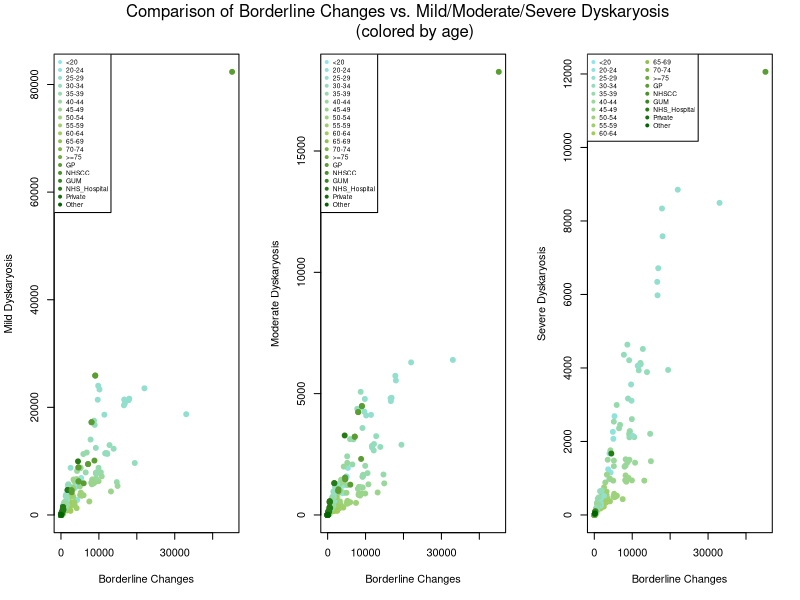
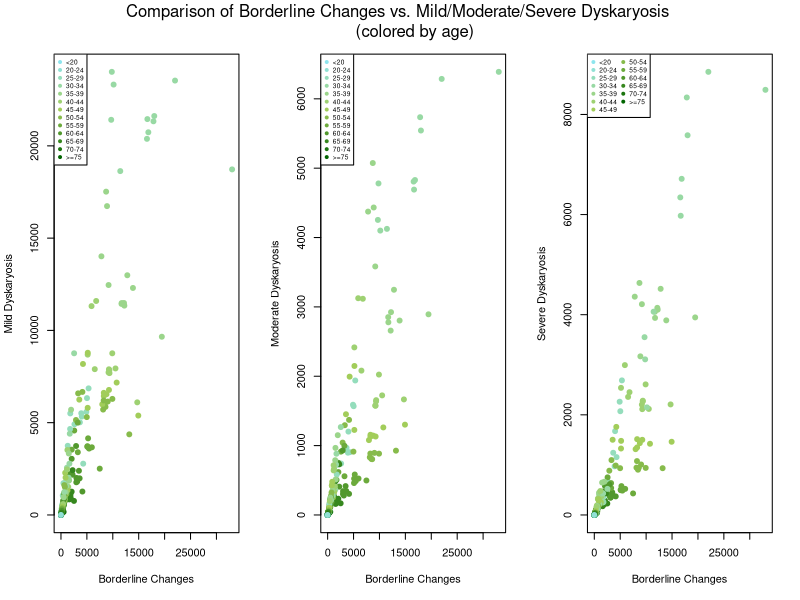
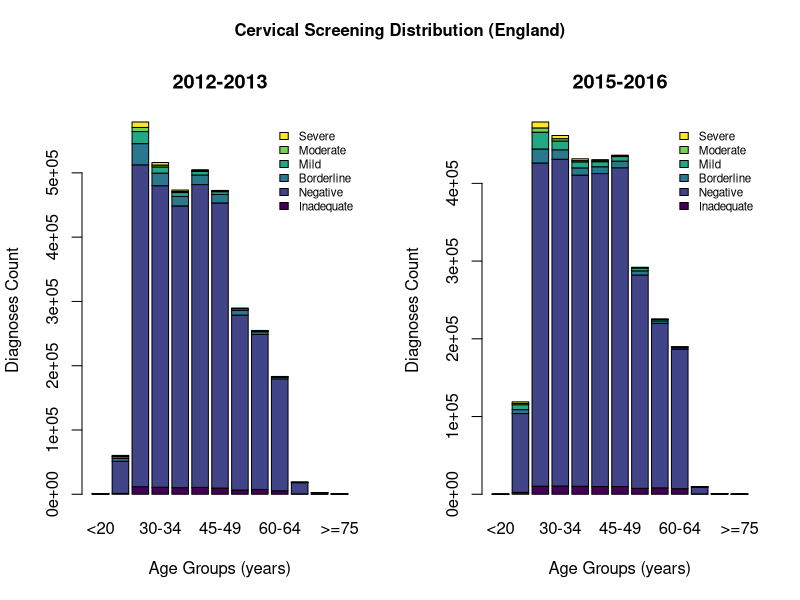
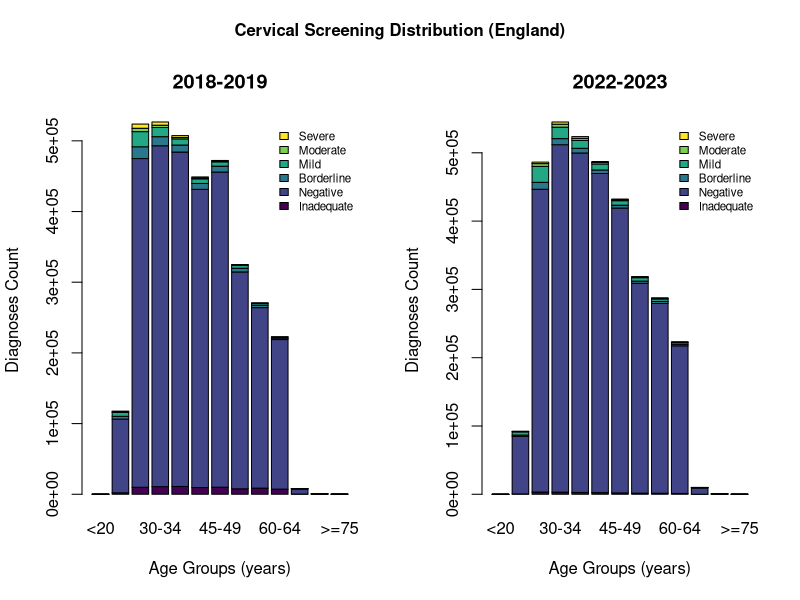
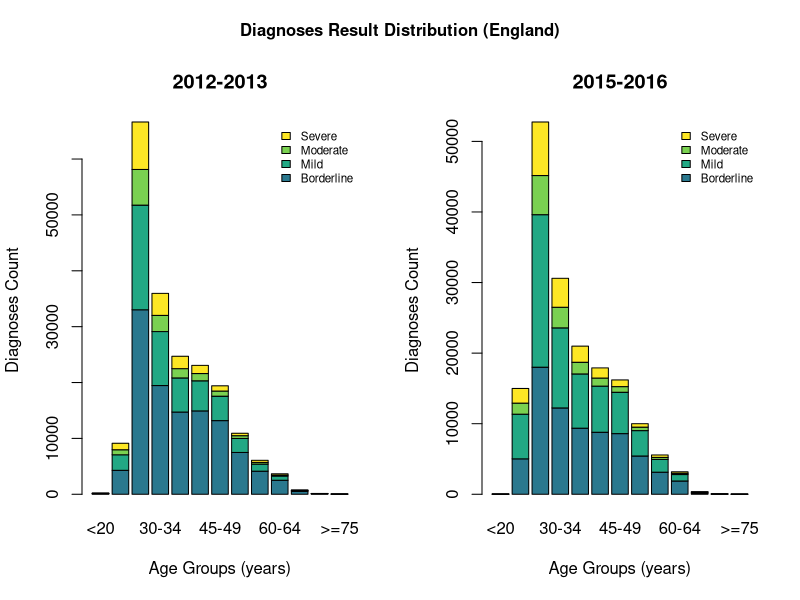
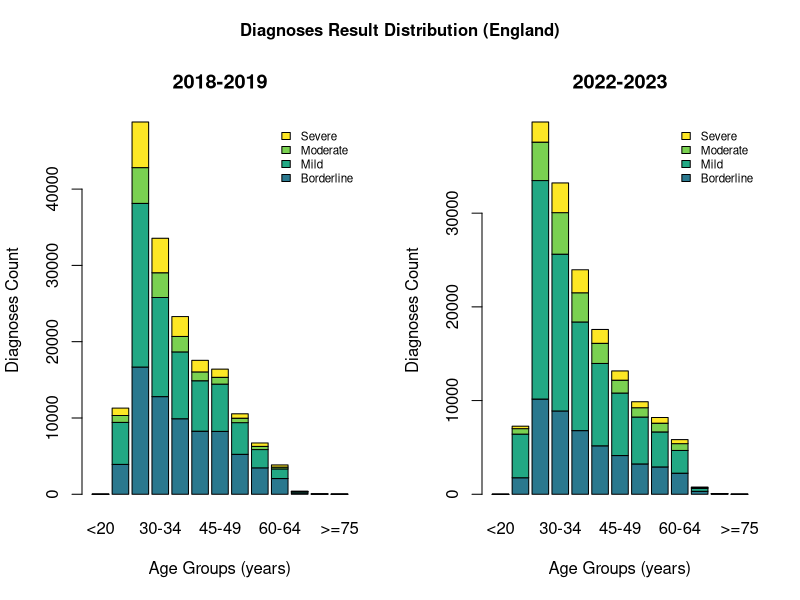
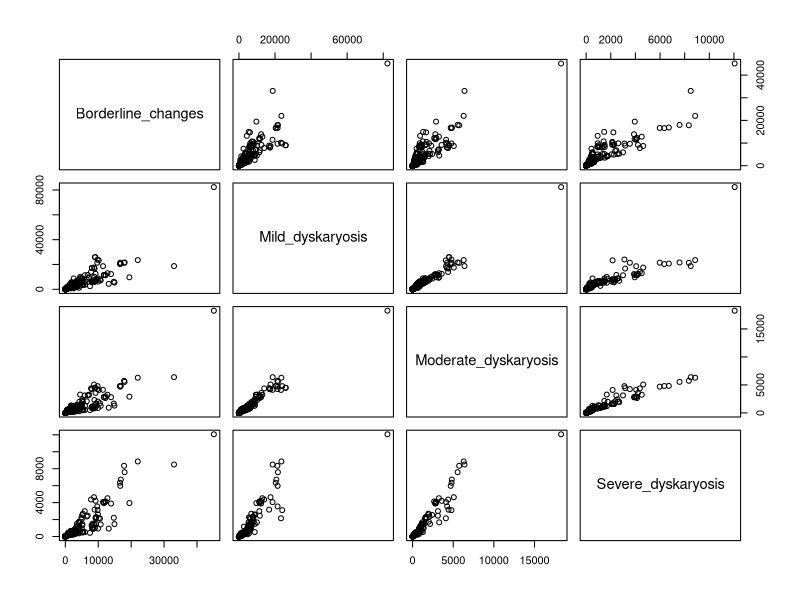
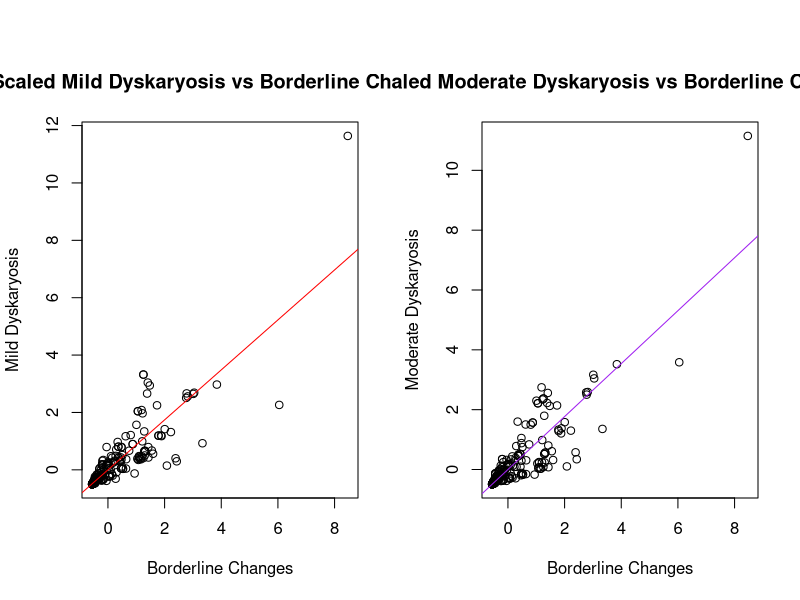

Here is the R script that generated these plots, in order:
## ---- chunk 1
knitr::opts_chunk$set(echo = TRUE,
                      fig.align = 'center')
## ---- chunk 2
source <- read.csv("cervical-programme-annual-2022-23-csvs/kc61_sample_result_age_source.csv")

source$Severe_dyskaryosis <- gsub("not included", NA, source$Severe_dyskaryosis)

uniq_ind <- unique(source$Indicator)
for (i in 1:length(uniq_ind)){
  source$Indicator <- gsub(uniq_ind[i], i, source$Indicator)
} 
source$Indicator <- as.numeric(source$Indicator)

severe_NA <- source[is.na(source$Severe_dyskaryosis) == FALSE, ]
severe_NA$Severe_dyskaryosis <- as.numeric(severe_NA$Severe_dyskaryosis)

for (i in 1:length(uniq_ind)){
  df <- data.frame(source[source$Indicator == i, ])
  df_name <- paste0("df", i)
  assign(df_name, df)
}

colfunc <- colorRampPalette(c("cadetblue2", "darkolivegreen3", "darkgreen"))
age_color <- fields::color.scale(source$Indicator, col = colfunc(19))

par(mfrow = c(1, 3))
plot(source$Borderline_changes, source$Mild_dyskaryosis, col = age_color, 
     pch = 19, xlab = "Borderline Changes", ylab = "Mild Dyskaryosis")
legend("topleft", legend = uniq_ind, pch = 19, col = colfunc(19), cex = .6)

plot(source$Borderline_changes, source$Moderate_dyskaryosis, col = age_color, 
     pch = 19, xlab = "Borderline Changes", ylab = "Moderate Dyskaryosis")
legend("topleft", legend = uniq_ind, pch = 19, col = colfunc(19), cex = .6)

plot(source$Borderline_changes, source$Severe_dyskaryosis, col = age_color, 
     pch = 19, xlab = "Borderline Changes", ylab = "Severe Dyskaryosis")
legend("topleft", legend = uniq_ind, pch = 19, ncol = 2, col = colfunc(19), cex = .6)

mtext("Comparison of Borderline Changes vs. Mild/Moderate/Severe Dyskaryosis 
      (colored by age)", outer = TRUE, cex = 1, line = -3)

## ---- chunk 3
source_age <- source[source$Indicator < 14, ]
uniq_ind_age <- uniq_ind[-14:-19]

colfunc <- colorRampPalette(c("cadetblue2", "darkolivegreen3", "darkgreen"))
age_color <- fields::color.scale(uniq_ind_age, col = colfunc(13))

par(mfrow = c(1, 3))
plot(source_age$Borderline_changes, source_age$Mild_dyskaryosis, col = age_color, 
     pch = 19, xlab = "Borderline Changes", ylab = "Mild Dyskaryosis")
legend("topleft", legend = uniq_ind_age, pch = 19, col = colfunc(13), cex = .6)

plot(source_age$Borderline_changes, source_age$Moderate_dyskaryosis, col = age_color, 
     pch = 19, xlab = "Borderline Changes", ylab = "Moderate Dyskaryosis")
legend("topleft", legend = uniq_ind_age, pch = 19, col = colfunc(13), cex = .6)

plot(source_age$Borderline_changes, source_age$Severe_dyskaryosis, col = age_color, 
     pch = 19, xlab = "Borderline Changes", ylab = "Severe Dyskaryosis")
legend("topleft", legend = uniq_ind_age, pch = 19, ncol = 2, col = colfunc(13), cex = .6)

mtext("Comparison of Borderline Changes vs. Mild/Moderate/Severe Dyskaryosis 
      (colored by age)", outer = TRUE, cex = 1, line = -3)

## ---- chunk 4
suppressMessages(library(viridisLite))
suppressMessages(library(viridis))
suppressMessages(library(fields))

diagnosis_color <- color.scale(1:6, viridis(6))
diagnosis_col <- which(colnames(severe_NA) == "Inadequate" |
                         colnames(severe_NA) == "Negative" |
                         colnames(severe_NA) == "Borderline_changes" |
                         colnames(severe_NA) == "Mild_dyskaryosis" |
                         colnames(severe_NA) == "Moderate_dyskaryosis" | 
                         colnames(severe_NA) == "Severe_dyskaryosis")

par(mfrow = c(1,2), oma = c(0, 0, 2, 0))
for (i in 1:2) {
  y <- c("2012-13", "2015-16", "2018-19", "2022-23")
  df <- which(severe_NA$CollectionYearRange == y[i] & 
                severe_NA$Org_Name == "England" &
                suppressWarnings(severe_NA$Indicator == c(1:13)))
  plot <- severe_NA[df, diagnosis_col]
  plot <- t(plot)
  rownames(plot) <- c("Inadequate", "Negative", 
                    "Borderline", "Mild",
                    "Moderate", "Severe")
  colnames(plot) <- c("<20", "20-24", "25-29", "30-34", "35-39", 
                      "40-44", "45-49", "50-54", "55-59", "60-64", 
                      "65-69", "70-74", ">=75")
  plot_title <- c("2012-2013", "2015-2016", "2018-2019", "2022-2023")
  plot <- as.matrix(plot)
  
  barplot(plot,
        col = diagnosis_color,
        legend.text = row.names(plot),
        args.legend = list(x = "topright", cex = 0.7, bty = "n"),
        main = plot_title[i],
        xlab = "Age Groups (years)",
        ylab = "Diagnoses Count")
}
mtext("Cervical Screening Distribution (England)", side = 3, outer = TRUE, font = 2)
## ---- chunk 5
par(mfrow = c(1,2), oma = c(0, 0, 2, 0))
for (i in 3:4) {
  y <- c("2012-13", "2015-16", "2018-19", "2022-23")
  df <- which(severe_NA$CollectionYearRange == y[i] & 
                severe_NA$Org_Name == "England" &
                suppressWarnings(severe_NA$Indicator == c(1:13)))
  plot <- severe_NA[df, diagnosis_col]
  plot <- t(plot)
  rownames(plot) <- c("Inadequate", "Negative", 
                    "Borderline", "Mild",
                    "Moderate", "Severe")
  colnames(plot) <- c("<20", "20-24", "25-29", "30-34", "35-39", 
                      "40-44", "45-49", "50-54", "55-59", "60-64", 
                      "65-69", "70-74", ">=75")
  plot_title <- c("2012-2013", "2015-2016", "2018-2019", "2022-2023")
  plot <- as.matrix(plot)
  
  barplot(plot,
        col = diagnosis_color,
        legend.text = row.names(plot),
        args.legend = list(x = "topright", cex = 0.7, bty = "n"),
        main = plot_title[i],
        xlab = "Age Groups (years)",
        ylab = "Diagnoses Count")
}
mtext("Cervical Screening Distribution (England)", side = 3, outer = TRUE, font = 2)

## ---- chunk 6
par(mfrow = c(1,2), oma = c(0 , 0, 2, 0))
for (i in 1:2) {
  y <- c("2012-13", "2015-16", "2018-19", "2022-23")
  df <- which(severe_NA$CollectionYearRange == y[i] & 
                severe_NA$Org_Name == "England" &
                suppressWarnings(severe_NA$Indicator == c(1:13)))
  df <- which(severe_NA$CollectionYearRange == y[i])
  plot <- severe_NA[df, diagnosis_col]
  plot <- t(plot)
  rownames(plot) <- c("Inadequate", "Negative", 
                    "Borderline", "Mild",
                    "Moderate", "Severe")
  colnames(plot) <- c("<20", "20-24", "25-29", "30-34", "35-39", 
                      "40-44", "45-49", "50-54", "55-59", "60-64", 
                      "65-69", "70-74", ">=75")
  plot_title <- c("2012-2013", "2015-2016", "2018-2019", "2022-2023")
  plot <- as.matrix(plot)
  plot_2 <- plot[-(1:2), ]
  
  barplot(plot_2,
        col = diagnosis_color[c(3:6)],
        legend.text = row.names(plot_2),
        args.legend = list(x = "topright", cex = 0.7, bty = "n"),
        main = plot_title[i],
        xlab = "Age Groups (years)",
        ylab = "Diagnoses Count")
}
mtext("Diagnoses Result Distribution (England)", side = 3, outer = TRUE, font = 2)
## ---- chunk 7
par(mfrow = c(1,2), oma = c(0 , 0, 2, 0))
for (i in 3:4) {
  y <- c("2012-13", "2015-16", "2018-19", "2022-23")
  df <- which(severe_NA$CollectionYearRange == y[i] & 
                severe_NA$Org_Name == "England" &
                suppressWarnings(severe_NA$Indicator == c(1:13)))
  plot <- severe_NA[df, diagnosis_col]
  plot <- t(plot)
  rownames(plot) <- c("Inadequate", "Negative", 
                    "Borderline", "Mild",
                    "Moderate", "Severe")
  colnames(plot) <- c("<20", "20-24", "25-29", "30-34", "35-39", 
                      "40-44", "45-49", "50-54", "55-59", "60-64", 
                      "65-69", "70-74", ">=75")
  plot_title <- c("2012-2013", "2015-2016", "2018-2019", "2022-2023")
  plot <- as.matrix(plot)
  plot_2 <- plot[-(1:2), ]
  
  barplot(plot_2,
        col = diagnosis_color[c(3:6)],
        legend.text = row.names(plot_2),
        args.legend = list(x = "topright", cex = 0.7, bty = "n"),
        main = plot_title[i],
        xlab = "Age Groups (years)",
        ylab = "Diagnoses Count")
}
mtext("Diagnoses Result Distribution (England)", side = 3, outer = TRUE, font = 2)
## ---- chunk 8
source <- 
  read.csv("cervical-programme-annual-2022-23-csvs/kc61_sample_result_age_source.csv")

dim(source)

#columns of interest: Indicator (age), Borderline changes, mild, moderate,
#and severe dyskaryosis

#only column that has NA's is severe dyskaryosis; sub in values for NA to clean
source$Severe_dyskaryosis <- gsub("not included", NA, source$Severe_dyskaryosis)
sum(is.na(source$Severe_dyskaryosis) == TRUE)

uniq_ind <- unique(source$Indicator)
for (i in 1:length(uniq_ind)){
  source$Indicator <- gsub(uniq_ind[i], i, source$Indicator)
} 
source$Indicator <- as.numeric(source$Indicator)
#changing each age group to correspond with a number from 1-19. for example, <20 is 1

#removing NAs and converting to numeric values
severe_NA <- source[is.na(source$Severe_dyskaryosis) == FALSE, ]
severe_NA$Severe_dyskaryosis <- as.numeric(severe_NA$Severe_dyskaryosis)

comparison_data <- source[,c("Borderline_changes", "Mild_dyskaryosis", "Moderate_dyskaryosis","Severe_dyskaryosis")]
comparison_data$Severe_dyskaryosis <- as.numeric(comparison_data$Severe_dyskaryosis)
## ---- chunk 9
## Subset source data for only borderline changes and mild, moderate, severe dyskaryosis

comparison_data <- source[,c("Borderline_changes", "Mild_dyskaryosis", "Moderate_dyskaryosis","Severe_dyskaryosis")]
comparison_data$Severe_dyskaryosis <- as.numeric(comparison_data$Severe_dyskaryosis)

pairs(comparison_data)
## ---- chunk 10
scaled_data <- as.data.frame(scale(comparison_data))

# mild dyskaryosis scaled
scaled_mild_model <- lm(Mild_dyskaryosis ~ Borderline_changes, data = scaled_data)
plot(scaled_data$Borderline_changes, scaled_data$Mild_dyskaryosis,
     main = "Scaled Mild Dyskaryosis vs Borderline Changes",
     xlab = "Borderline Changes",
     ylab = "Mild Dyskaryosis")
abline(scaled_mild_model, col = 'red')
summary(scaled_mild_model)

# moderate dyskaryosis scaled
scaled_mod_model <- lm(Moderate_dyskaryosis ~ Borderline_changes, data = scaled_data)
plot(scaled_data$Borderline_changes, scaled_data$Moderate_dyskaryosis,
     main = "Scaled Moderate Dyskaryosis vs Borderline Changes",
     xlab = "Borderline Changes",
     ylab = "Moderate Dyskaryosis")
abline(scaled_mod_model, col = 'purple')
summary(scaled_mod_model)

# severe dyskaryosis scaled
scaled_severe_model <- lm(Severe_dyskaryosis ~ Borderline_changes, data = scaled_data)
plot(scaled_data$Borderline_changes, scaled_data$Severe_dyskaryosis,
     main = "Scaled Severe Dyskaryosis vs Borderline Changes",
     xlab = "Borderline Changes",
     ylab = "Severe Dyskaryosis")
abline(scaled_severe_model, col = 'blue')
summary(scaled_severe_model)
## ---- chunk 11
#splitting data into test and train
train_index <- 1:165
test_index <- 166:nrow(comparison_data)

train_frame <- comparison_data[train_index,]
test_frame <- comparison_data[test_index,]


train_model <- lm(Severe_dyskaryosis ~ ., data = train_frame)
summary(train_model)

back_BIC <- step(train_model, direction = "backward", 
                 k = log(nrow(train_frame)), trace = 0)
summary(back_BIC)

back_MIC <- step(train_model, direction = "backward", 
                 k = nrow(train_frame), trace = 0)
summary(back_MIC)
## ---- chunk 12
test_MIC <- predict(back_MIC, test_frame)
test_BIC <- predict(back_BIC, test_frame)

cor(test_MIC, test_frame$Severe_dyskaryosis, use = "complete.obs")^2 #r-squared for back_MIC model
cor(test_BIC, test_frame$Severe_dyskaryosis, use = "complete.obs")^2 #r-squared for back_BIC model

errors_MIC <- test_frame$Severe_dyskaryosis - test_MIC
errors_BIC <- test_frame$Severe_dyskaryosis - test_BIC

sqrt(mean(errors_MIC^2, na.rm = TRUE)) #RMSE for back_MIC
sqrt(mean(errors_BIC^2, na.rm = TRUE)) #RMSE for back_BIC

mean(abs(errors_MIC), na.rm = TRUE) #MAE for back_MIC
mean(abs(errors_BIC), na.rm = TRUE) #MAE for back_BIC
## ---- chunk 13
row_select <- sample(1:nrow(severe_NA), nrow(severe_NA) / 2)
col_exclude <- c(1:8, 17)

source_train <- severe_NA[row_select, -col_exclude]
source_test <- severe_NA[-row_select, -col_exclude]

suppressMessages(library(glmnet))

cn <- colnames(source_train)
exclude <- which(cn == "Severe_dyskaryosis" | cn == "CollectionYearRange")
X <- as.matrix(source_train[ , -exclude])

suppressWarnings(source_lasso <- cv.glmnet(X, source_train$Severe_dyskaryosis))
coef(source_lasso)

Y <- as.matrix(source_test[ , -exclude])
suppressWarnings(source_predict <- predict(source_lasso, newx = Y))

cor(source_predict, source_test$Severe_dyskaryosis) ^ 2
source_errors <- source_test$Severe_dyskaryosis - source_predict
sqrt(mean(source_errors ^ 2))  
mean(abs(source_errors))
  
## ---- chunk 14
lasso_data <- severe_NA[severe_NA$CollectionYearRange == "2022-23" &
                          suppressWarnings(severe_NA$Indicator == c(1:13)), ]
row_select <- sample(1:nrow(lasso_data), nrow(lasso_data) / 2)
col_exclude <- c(1:8, 17)

source_train <- lasso_data[row_select, -col_exclude]
source_test <- lasso_data[-row_select, -col_exclude]

cn <- colnames(source_train)
exclude <- which(cn == "Severe_dyskaryosis")
X <- as.matrix(source_train[ , -exclude])

suppressWarnings(source_lasso <- cv.glmnet(X, source_train$Severe_dyskaryosis))
coef(source_lasso)

Y <- as.matrix(source_test[ , -exclude])
suppressWarnings(source_predict <- predict(source_lasso, newx = Y))

cor(source_predict, source_test$Severe_dyskaryosis) ^ 2
source_errors <- source_test$Severe_dyskaryosis - source_predict
sqrt(mean(source_errors ^ 2))  
mean(abs(source_errors))
  
## ---- chunk 15
source <- 
  read.csv("cervical-programme-annual-2022-23-csvs/kc61_sample_result_age_source.csv")

dim(source)

#columns of interest: Indicator (age), Borderline changes, mild, moderate,
#and severe dyskaryosis

#only column that has NA's is severe dyskaryosis; sub in values for NA to clean
source$Severe_dyskaryosis <- gsub("not included", NA, source$Severe_dyskaryosis)
sum(is.na(source$Severe_dyskaryosis) == TRUE)

uniq_ind <- unique(source$Indicator)
for (i in 1:length(uniq_ind)){
  source$Indicator <- gsub(uniq_ind[i], i, source$Indicator)
} 
source$Indicator <- as.numeric(source$Indicator)
#changing each age group to correspond with a number from 1-19. for example, <20 is 1

#removing NAs and converting to numeric values
severe_NA <- source[is.na(source$Severe_dyskaryosis) == FALSE, ]
severe_NA$Severe_dyskaryosis <- as.numeric(severe_NA$Severe_dyskaryosis)

comparison_data <- source[,c("Borderline_changes", "Mild_dyskaryosis", "Moderate_dyskaryosis","Severe_dyskaryosis")]
comparison_data$Severe_dyskaryosis <- as.numeric(comparison_data$Severe_dyskaryosis)
## ---- chunk 16
## Subset source data for only borderline changes and mild, moderate, severe dyskaryosis

comparison_data <- source[,c("Borderline_changes", "Mild_dyskaryosis", "Moderate_dyskaryosis","Severe_dyskaryosis")]
comparison_data$Severe_dyskaryosis <- as.numeric(comparison_data$Severe_dyskaryosis)

pairs(comparison_data)
## ---- chunk 17
scaled_data <- as.data.frame(scale(comparison_data))

# mild dyskaryosis scaled
scaled_mild_model <- lm(Mild_dyskaryosis ~ Borderline_changes, data = scaled_data)
plot(scaled_data$Borderline_changes, scaled_data$Mild_dyskaryosis,
     main = "Scaled Mild Dyskaryosis vs Borderline Changes",
     xlab = "Borderline Changes",
     ylab = "Mild Dyskaryosis")
abline(scaled_mild_model, col = 'red')
summary(scaled_mild_model)

# moderate dyskaryosis scaled
scaled_mod_model <- lm(Moderate_dyskaryosis ~ Borderline_changes, data = scaled_data)
plot(scaled_data$Borderline_changes, scaled_data$Moderate_dyskaryosis,
     main = "Scaled Moderate Dyskaryosis vs Borderline Changes",
     xlab = "Borderline Changes",
     ylab = "Moderate Dyskaryosis")
abline(scaled_mod_model, col = 'purple')
summary(scaled_mod_model)

# severe dyskaryosis scaled
scaled_severe_model <- lm(Severe_dyskaryosis ~ Borderline_changes, data = scaled_data)
plot(scaled_data$Borderline_changes, scaled_data$Severe_dyskaryosis,
     main = "Scaled Severe Dyskaryosis vs Borderline Changes",
     xlab = "Borderline Changes",
     ylab = "Severe Dyskaryosis")
abline(scaled_severe_model, col = 'blue')
summary(scaled_severe_model)
## ---- chunk 18
#splitting data into test and train
train_index <- 1:165
test_index <- 166:nrow(comparison_data)

train_frame <- comparison_data[train_index,]
test_frame <- comparison_data[test_index,]


train_model <- lm(Severe_dyskaryosis ~ ., data = train_frame)
summary(train_model)

back_BIC <- step(train_model, direction = "backward", 
                 k = log(nrow(train_frame)), trace = 0)
summary(back_BIC)

back_MIC <- step(train_model, direction = "backward", 
                 k = nrow(train_frame), trace = 0)
summary(back_MIC)
## ---- chunk 19
test_MIC <- predict(back_MIC, test_frame)
test_BIC <- predict(back_BIC, test_frame)

cor(test_MIC, test_frame$Severe_dyskaryosis, use = "complete.obs")^2 #r-squared for back_MIC model
cor(test_BIC, test_frame$Severe_dyskaryosis, use = "complete.obs")^2 #r-squared for back_BIC model

errors_MIC <- test_frame$Severe_dyskaryosis - test_MIC
errors_BIC <- test_frame$Severe_dyskaryosis - test_BIC

sqrt(mean(errors_MIC^2, na.rm = TRUE)) #RMSE for back_MIC
sqrt(mean(errors_BIC^2, na.rm = TRUE)) #RMSE for back_BIC

mean(abs(errors_MIC), na.rm = TRUE) #MAE for back_MIC
mean(abs(errors_BIC), na.rm = TRUE) #MAE for back_BIC
## ---- chunk 20
row_select <- sample(1:nrow(severe_NA), nrow(severe_NA) / 2)
col_exclude <- c(1:8, 17)

source_train <- severe_NA[row_select, -col_exclude]
source_test <- severe_NA[-row_select, -col_exclude]

suppressMessages(library(glmnet))

cn <- colnames(source_train)
exclude <- which(cn == "Severe_dyskaryosis" | cn == "CollectionYearRange")
X <- as.matrix(source_train[ , -exclude])

suppressWarnings(source_lasso <- cv.glmnet(X, source_train$Severe_dyskaryosis))
coef(source_lasso)

Y <- as.matrix(source_test[ , -exclude])
suppressWarnings(source_predict <- predict(source_lasso, newx = Y))

cor(source_predict, source_test$Severe_dyskaryosis) ^ 2
source_errors <- source_test$Severe_dyskaryosis - source_predict
sqrt(mean(source_errors ^ 2))  
mean(abs(source_errors))
  
## ---- chunk 21
lasso_data <- severe_NA[severe_NA$CollectionYearRange == "2022-23" &
                          suppressWarnings(severe_NA$Indicator == c(1:13)), ]
row_select <- sample(1:nrow(lasso_data), nrow(lasso_data) / 2)
col_exclude <- c(1:8, 17)

source_train <- lasso_data[row_select, -col_exclude]
source_test <- lasso_data[-row_select, -col_exclude]

cn <- colnames(source_train)
exclude <- which(cn == "Severe_dyskaryosis")
X <- as.matrix(source_train[ , -exclude])

suppressWarnings(source_lasso <- cv.glmnet(X, source_train$Severe_dyskaryosis))
coef(source_lasso)

Y <- as.matrix(source_test[ , -exclude])
suppressWarnings(source_predict <- predict(source_lasso, newx = Y))

cor(source_predict, source_test$Severe_dyskaryosis) ^ 2
source_errors <- source_test$Severe_dyskaryosis - source_predict
sqrt(mean(source_errors ^ 2))  
mean(abs(source_errors))
  
